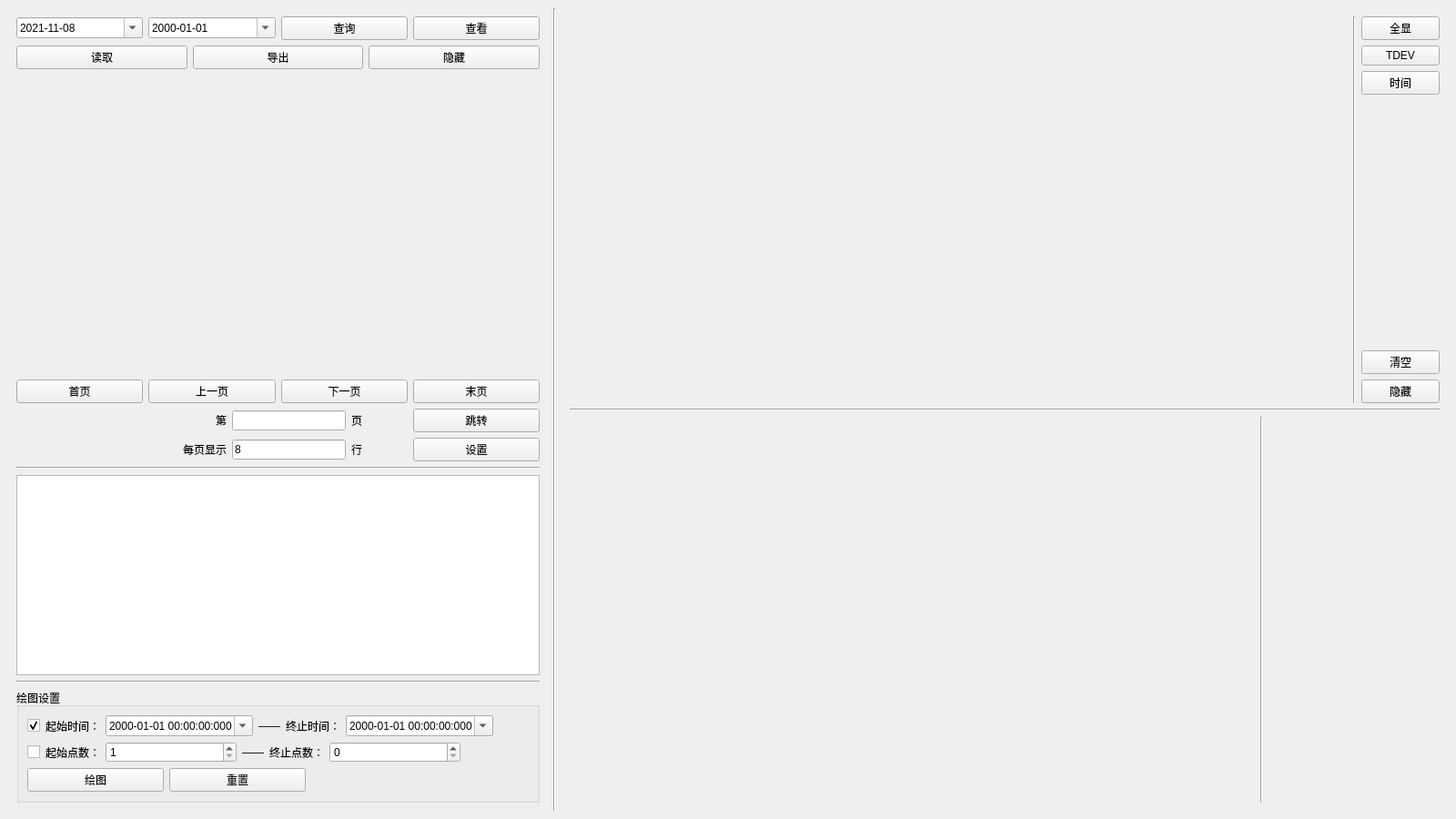
<?xml version="1.0" encoding="UTF-8"?>
<ui version="4.0">
 <class>MainWindow</class>
 <widget class="QMainWindow" name="MainWindow">
  <property name="geometry">
   <rect>
    <x>0</x>
    <y>0</y>
    <width>1600</width>
    <height>900</height>
   </rect>
  </property>
  <property name="windowTitle">
   <string>MainWindow</string>
  </property>
  <widget class="QWidget" name="centralwidget">
   <layout class="QGridLayout" name="gridLayout_3">
    <item row="0" column="0">
     <layout class="QHBoxLayout" name="horizontalLayout_10">
      <item>
       <widget class="QWidget" name="widget_databaseWidget" native="true">
        <property name="sizePolicy">
         <sizepolicy hsizetype="Fixed" vsizetype="Preferred">
          <horstretch>0</horstretch>
          <verstretch>0</verstretch>
         </sizepolicy>
        </property>
        <property name="minimumSize">
         <size>
          <width>593</width>
          <height>0</height>
         </size>
        </property>
        <property name="maximumSize">
         <size>
          <width>593</width>
          <height>16777215</height>
         </size>
        </property>
        <layout class="QVBoxLayout" name="verticalLayout" stretch="0,0,3,0,0,0,0,2,0,1">
         <item>
          <layout class="QHBoxLayout" name="horizontalLayout">
           <item>
            <widget class="QDateTimeEdit" name="dateTimeEdit_start">
             <property name="dateTime">
              <datetime>
               <hour>0</hour>
               <minute>0</minute>
               <second>0</second>
               <year>2021</year>
               <month>11</month>
               <day>8</day>
              </datetime>
             </property>
             <property name="displayFormat">
              <string>yyyy-MM-dd</string>
             </property>
             <property name="calendarPopup">
              <bool>true</bool>
             </property>
            </widget>
           </item>
           <item>
            <widget class="QDateTimeEdit" name="dateTimeEdit_end">
             <property name="displayFormat">
              <string>yyyy-MM-dd</string>
             </property>
             <property name="calendarPopup">
              <bool>true</bool>
             </property>
            </widget>
           </item>
           <item>
            <widget class="QPushButton" name="pushButton_query">
             <property name="sizePolicy">
              <sizepolicy hsizetype="Preferred" vsizetype="Fixed">
               <horstretch>0</horstretch>
               <verstretch>0</verstretch>
              </sizepolicy>
             </property>
             <property name="text">
              <string>查询</string>
             </property>
            </widget>
           </item>
           <item>
            <widget class="QPushButton" name="pushButton_showInfo">
             <property name="sizePolicy">
              <sizepolicy hsizetype="Preferred" vsizetype="Fixed">
               <horstretch>0</horstretch>
               <verstretch>0</verstretch>
              </sizepolicy>
             </property>
             <property name="text">
              <string>查看</string>
             </property>
            </widget>
           </item>
          </layout>
         </item>
         <item>
          <layout class="QHBoxLayout" name="horizontalLayout_2">
           <item>
            <widget class="QPushButton" name="pushButton_read">
             <property name="sizePolicy">
              <sizepolicy hsizetype="Preferred" vsizetype="Fixed">
               <horstretch>0</horstretch>
               <verstretch>0</verstretch>
              </sizepolicy>
             </property>
             <property name="text">
              <string>读取</string>
             </property>
            </widget>
           </item>
           <item>
            <widget class="QPushButton" name="pushButton_downLoad">
             <property name="sizePolicy">
              <sizepolicy hsizetype="Preferred" vsizetype="Fixed">
               <horstretch>0</horstretch>
               <verstretch>0</verstretch>
              </sizepolicy>
             </property>
             <property name="text">
              <string>导出</string>
             </property>
            </widget>
           </item>
           <item>
            <widget class="QPushButton" name="pushButton_analyzeWidgetShowHide">
             <property name="sizePolicy">
              <sizepolicy hsizetype="Preferred" vsizetype="Fixed">
               <horstretch>0</horstretch>
               <verstretch>0</verstretch>
              </sizepolicy>
             </property>
             <property name="text">
              <string>隐藏</string>
             </property>
            </widget>
           </item>
          </layout>
         </item>
         <item>
          <widget class="QWidget" name="widget_dataTable" native="true">
           <property name="sizePolicy">
            <sizepolicy hsizetype="Fixed" vsizetype="Expanding">
             <horstretch>60</horstretch>
             <verstretch>0</verstretch>
            </sizepolicy>
           </property>
           <property name="minimumSize">
            <size>
             <width>575</width>
             <height>0</height>
            </size>
           </property>
           <property name="maximumSize">
            <size>
             <width>580</width>
             <height>16777215</height>
            </size>
           </property>
          </widget>
         </item>
         <item>
          <layout class="QHBoxLayout" name="horizontalLayout_3">
           <item>
            <widget class="QPushButton" name="pushButton_firstPage">
             <property name="sizePolicy">
              <sizepolicy hsizetype="Preferred" vsizetype="Fixed">
               <horstretch>0</horstretch>
               <verstretch>0</verstretch>
              </sizepolicy>
             </property>
             <property name="text">
              <string>首页</string>
             </property>
            </widget>
           </item>
           <item>
            <widget class="QPushButton" name="pushButton_pageUp">
             <property name="sizePolicy">
              <sizepolicy hsizetype="Preferred" vsizetype="Fixed">
               <horstretch>0</horstretch>
               <verstretch>0</verstretch>
              </sizepolicy>
             </property>
             <property name="text">
              <string>上一页</string>
             </property>
            </widget>
           </item>
           <item>
            <widget class="QPushButton" name="pushButton_pageDown">
             <property name="sizePolicy">
              <sizepolicy hsizetype="Preferred" vsizetype="Fixed">
               <horstretch>0</horstretch>
               <verstretch>0</verstretch>
              </sizepolicy>
             </property>
             <property name="text">
              <string>下一页</string>
             </property>
            </widget>
           </item>
           <item>
            <widget class="QPushButton" name="pushButton_endPage">
             <property name="sizePolicy">
              <sizepolicy hsizetype="Preferred" vsizetype="Fixed">
               <horstretch>0</horstretch>
               <verstretch>0</verstretch>
              </sizepolicy>
             </property>
             <property name="text">
              <string>末页</string>
             </property>
            </widget>
           </item>
          </layout>
         </item>
         <item>
          <layout class="QHBoxLayout" name="horizontalLayout_4">
           <item>
            <widget class="QLabel" name="label_currentPage">
             <property name="sizePolicy">
              <sizepolicy hsizetype="Fixed" vsizetype="Preferred">
               <horstretch>0</horstretch>
               <verstretch>0</verstretch>
              </sizepolicy>
             </property>
             <property name="minimumSize">
              <size>
               <width>100</width>
               <height>0</height>
              </size>
             </property>
             <property name="text">
              <string/>
             </property>
            </widget>
           </item>
           <item>
            <layout class="QHBoxLayout" name="horizontalLayout_5" stretch="2,2,1">
             <property name="spacing">
              <number>6</number>
             </property>
             <item>
              <widget class="QLabel" name="label">
               <property name="text">
                <string>第</string>
               </property>
               <property name="alignment">
                <set>Qt::AlignRight|Qt::AlignTrailing|Qt::AlignVCenter</set>
               </property>
              </widget>
             </item>
             <item>
              <widget class="QLineEdit" name="lineEdit_toThePageNum">
               <property name="sizePolicy">
                <sizepolicy hsizetype="Preferred" vsizetype="Fixed">
                 <horstretch>0</horstretch>
                 <verstretch>0</verstretch>
                </sizepolicy>
               </property>
              </widget>
             </item>
             <item>
              <widget class="QLabel" name="label_2">
               <property name="text">
                <string>页</string>
               </property>
              </widget>
             </item>
            </layout>
           </item>
           <item>
            <widget class="QPushButton" name="pushButton_toThePage">
             <property name="sizePolicy">
              <sizepolicy hsizetype="Fixed" vsizetype="Fixed">
               <horstretch>0</horstretch>
               <verstretch>0</verstretch>
              </sizepolicy>
             </property>
             <property name="minimumSize">
              <size>
               <width>139</width>
               <height>0</height>
              </size>
             </property>
             <property name="text">
              <string>跳转</string>
             </property>
            </widget>
           </item>
          </layout>
         </item>
         <item>
          <layout class="QHBoxLayout" name="horizontalLayout_6">
           <item>
            <widget class="QLabel" name="label_totalPage">
             <property name="sizePolicy">
              <sizepolicy hsizetype="Fixed" vsizetype="Preferred">
               <horstretch>0</horstretch>
               <verstretch>0</verstretch>
              </sizepolicy>
             </property>
             <property name="minimumSize">
              <size>
               <width>100</width>
               <height>0</height>
              </size>
             </property>
             <property name="text">
              <string/>
             </property>
            </widget>
           </item>
           <item>
            <layout class="QHBoxLayout" name="horizontalLayout_7" stretch="2,2,1">
             <property name="spacing">
              <number>6</number>
             </property>
             <item>
              <widget class="QLabel" name="label_3">
               <property name="text">
                <string>每页显示</string>
               </property>
               <property name="alignment">
                <set>Qt::AlignRight|Qt::AlignTrailing|Qt::AlignVCenter</set>
               </property>
              </widget>
             </item>
             <item>
              <widget class="QLineEdit" name="lineEdit_everyPageRowCounts">
               <property name="sizePolicy">
                <sizepolicy hsizetype="Preferred" vsizetype="Fixed">
                 <horstretch>0</horstretch>
                 <verstretch>0</verstretch>
                </sizepolicy>
               </property>
               <property name="text">
                <string>8</string>
               </property>
              </widget>
             </item>
             <item>
              <widget class="QLabel" name="label_4">
               <property name="text">
                <string>行</string>
               </property>
              </widget>
             </item>
            </layout>
           </item>
           <item>
            <widget class="QPushButton" name="pushButton_rowCountsSet">
             <property name="sizePolicy">
              <sizepolicy hsizetype="Fixed" vsizetype="Fixed">
               <horstretch>0</horstretch>
               <verstretch>0</verstretch>
              </sizepolicy>
             </property>
             <property name="minimumSize">
              <size>
               <width>139</width>
               <height>0</height>
              </size>
             </property>
             <property name="text">
              <string>设置</string>
             </property>
            </widget>
           </item>
          </layout>
         </item>
         <item>
          <widget class="Line" name="line_1">
           <property name="orientation">
            <enum>Qt::Horizontal</enum>
           </property>
          </widget>
         </item>
         <item>
          <widget class="QTextBrowser" name="textBrowser_log">
           <property name="sizePolicy">
            <sizepolicy hsizetype="Fixed" vsizetype="Expanding">
             <horstretch>0</horstretch>
             <verstretch>0</verstretch>
            </sizepolicy>
           </property>
           <property name="minimumSize">
            <size>
             <width>575</width>
             <height>0</height>
            </size>
           </property>
          </widget>
         </item>
         <item>
          <widget class="Line" name="line">
           <property name="orientation">
            <enum>Qt::Horizontal</enum>
           </property>
          </widget>
         </item>
         <item>
          <widget class="QWidget" name="widget_plotSet" native="true">
           <layout class="QGridLayout" name="gridLayout_4">
            <property name="leftMargin">
             <number>0</number>
            </property>
            <property name="topMargin">
             <number>0</number>
            </property>
            <property name="rightMargin">
             <number>0</number>
            </property>
            <property name="bottomMargin">
             <number>0</number>
            </property>
            <item row="0" column="0">
             <widget class="QGroupBox" name="groupBox_chSlc">
              <property name="title">
               <string>绘图设置</string>
              </property>
              <layout class="QVBoxLayout" name="verticalLayout_3">
               <item>
                <layout class="QHBoxLayout" name="horizontalLayout_11">
                 <item>
                  <widget class="QCheckBox" name="checkBox_time">
                   <property name="text">
                    <string/>
                   </property>
                   <property name="checked">
                    <bool>true</bool>
                   </property>
                   <attribute name="buttonGroup">
                    <string notr="true">buttonGroup</string>
                   </attribute>
                  </widget>
                 </item>
                 <item>
                  <widget class="QLabel" name="label_6">
                   <property name="text">
                    <string>起始时间：</string>
                   </property>
                  </widget>
                 </item>
                 <item>
                  <widget class="QDateTimeEdit" name="dateTimeEdit_plotStart">
                   <property name="displayFormat">
                    <string>yyyy-MM-dd HH:mm:ss:zzz</string>
                   </property>
                   <property name="calendarPopup">
                    <bool>true</bool>
                   </property>
                  </widget>
                 </item>
                 <item>
                  <widget class="QLabel" name="label_7">
                   <property name="text">
                    <string>——</string>
                   </property>
                  </widget>
                 </item>
                 <item>
                  <widget class="QLabel" name="label_8">
                   <property name="text">
                    <string>终止时间：</string>
                   </property>
                  </widget>
                 </item>
                 <item>
                  <widget class="QDateTimeEdit" name="dateTimeEdit_plotEnd">
                   <property name="displayFormat">
                    <string>yyyy-MM-dd HH:mm:ss:zzz</string>
                   </property>
                   <property name="calendarPopup">
                    <bool>true</bool>
                   </property>
                  </widget>
                 </item>
                 <item>
                  <spacer name="horizontalSpacer_2">
                   <property name="orientation">
                    <enum>Qt::Horizontal</enum>
                   </property>
                   <property name="sizeHint" stdset="0">
                    <size>
                     <width>40</width>
                     <height>20</height>
                    </size>
                   </property>
                  </spacer>
                 </item>
                </layout>
               </item>
               <item>
                <layout class="QHBoxLayout" name="horizontalLayout_12">
                 <item>
                  <widget class="QCheckBox" name="checkBox_point">
                   <property name="text">
                    <string/>
                   </property>
                   <attribute name="buttonGroup">
                    <string notr="true">buttonGroup</string>
                   </attribute>
                  </widget>
                 </item>
                 <item>
                  <widget class="QLabel" name="label_9">
                   <property name="text">
                    <string>起始点数：</string>
                   </property>
                  </widget>
                 </item>
                 <item>
                  <widget class="QSpinBox" name="spinBox_startPoint">
                   <property name="minimumSize">
                    <size>
                     <width>144</width>
                     <height>0</height>
                    </size>
                   </property>
                   <property name="minimum">
                    <number>1</number>
                   </property>
                   <property name="maximum">
                    <number>99999999</number>
                   </property>
                  </widget>
                 </item>
                 <item>
                  <widget class="QLabel" name="label_10">
                   <property name="text">
                    <string>——</string>
                   </property>
                  </widget>
                 </item>
                 <item>
                  <widget class="QLabel" name="label_12">
                   <property name="text">
                    <string>终止点数：</string>
                   </property>
                  </widget>
                 </item>
                 <item>
                  <widget class="QSpinBox" name="spinBox_stopPoint">
                   <property name="minimumSize">
                    <size>
                     <width>144</width>
                     <height>0</height>
                    </size>
                   </property>
                   <property name="maximum">
                    <number>99999999</number>
                   </property>
                  </widget>
                 </item>
                 <item>
                  <spacer name="horizontalSpacer_9">
                   <property name="orientation">
                    <enum>Qt::Horizontal</enum>
                   </property>
                   <property name="sizeHint" stdset="0">
                    <size>
                     <width>40</width>
                     <height>20</height>
                    </size>
                   </property>
                  </spacer>
                 </item>
                </layout>
               </item>
               <item>
                <layout class="QHBoxLayout" name="horizontalLayout_13">
                 <item>
                  <widget class="QPushButton" name="pushButton_plot">
                   <property name="minimumSize">
                    <size>
                     <width>150</width>
                     <height>0</height>
                    </size>
                   </property>
                   <property name="text">
                    <string>绘图</string>
                   </property>
                  </widget>
                 </item>
                 <item>
                  <widget class="QPushButton" name="pushButton_resetTimeRange">
                   <property name="minimumSize">
                    <size>
                     <width>150</width>
                     <height>0</height>
                    </size>
                   </property>
                   <property name="text">
                    <string>重置</string>
                   </property>
                  </widget>
                 </item>
                 <item>
                  <spacer name="horizontalSpacer_3">
                   <property name="orientation">
                    <enum>Qt::Horizontal</enum>
                   </property>
                   <property name="sizeHint" stdset="0">
                    <size>
                     <width>40</width>
                     <height>20</height>
                    </size>
                   </property>
                  </spacer>
                 </item>
                </layout>
               </item>
              </layout>
             </widget>
            </item>
           </layout>
          </widget>
         </item>
        </layout>
       </widget>
      </item>
      <item>
       <widget class="Line" name="line_2">
        <property name="orientation">
         <enum>Qt::Vertical</enum>
        </property>
       </widget>
      </item>
      <item>
       <widget class="QWidget" name="widget_function" native="true">
        <layout class="QGridLayout" name="gridLayout">
         <item row="0" column="1">
          <layout class="QVBoxLayout" name="verticalLayout_4" stretch="5,0,5">
           <item>
            <layout class="QHBoxLayout" name="horizontalLayout_8" stretch="10,0,1">
             <item>
              <widget class="QWidget" name="widget_readDataPlot" native="true"/>
             </item>
             <item>
              <widget class="Line" name="line_3">
               <property name="orientation">
                <enum>Qt::Vertical</enum>
               </property>
              </widget>
             </item>
             <item>
              <layout class="QVBoxLayout" name="verticalLayout_2">
               <item>
                <widget class="QPushButton" name="pushButton_showAll">
                 <property name="text">
                  <string>全显</string>
                 </property>
                </widget>
               </item>
               <item>
                <widget class="QPushButton" name="pushButton_tdev">
                 <property name="text">
                  <string>TDEV</string>
                 </property>
                </widget>
               </item>
               <item>
                <widget class="QPushButton" name="pushButton_xAxisType">
                 <property name="text">
                  <string>时间</string>
                 </property>
                </widget>
               </item>
               <item>
                <spacer name="verticalSpacer">
                 <property name="orientation">
                  <enum>Qt::Vertical</enum>
                 </property>
                 <property name="sizeHint" stdset="0">
                  <size>
                   <width>20</width>
                   <height>40</height>
                  </size>
                 </property>
                </spacer>
               </item>
               <item>
                <widget class="QPushButton" name="pushButton_clear">
                 <property name="text">
                  <string>清空</string>
                 </property>
                </widget>
               </item>
               <item>
                <widget class="QPushButton" name="pushButton_databaseShowHide">
                 <property name="text">
                  <string>隐藏</string>
                 </property>
                </widget>
               </item>
              </layout>
             </item>
            </layout>
           </item>
           <item>
            <widget class="Line" name="line_4">
             <property name="orientation">
              <enum>Qt::Horizontal</enum>
             </property>
            </widget>
           </item>
           <item>
            <widget class="QStackedWidget" name="stackedWidget">
             <property name="currentIndex">
              <number>0</number>
             </property>
             <widget class="QWidget" name="page">
              <layout class="QGridLayout" name="gridLayout_2">
               <property name="leftMargin">
                <number>0</number>
               </property>
               <property name="topMargin">
                <number>0</number>
               </property>
               <property name="rightMargin">
                <number>0</number>
               </property>
               <property name="bottomMargin">
                <number>0</number>
               </property>
               <item row="0" column="0">
                <layout class="QHBoxLayout" name="horizontalLayout_9" stretch="4,0,1">
                 <item>
                  <widget class="QWidget" name="widget_calDataPlot" native="true"/>
                 </item>
                 <item>
                  <widget class="Line" name="line_5">
                   <property name="orientation">
                    <enum>Qt::Vertical</enum>
                   </property>
                  </widget>
                 </item>
                 <item>
                  <widget class="QWidget" name="widget_calDataTable" native="true"/>
                 </item>
                </layout>
               </item>
              </layout>
             </widget>
             <widget class="QWidget" name="page_2"/>
            </widget>
           </item>
          </layout>
         </item>
        </layout>
       </widget>
      </item>
     </layout>
    </item>
   </layout>
  </widget>
 </widget>
 <resources/>
 <connections/>
 <buttongroups>
  <buttongroup name="buttonGroup"/>
 </buttongroups>
</ui>
